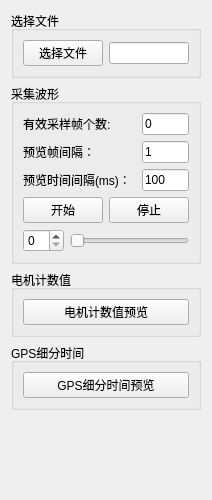
            <widget class="QWidget" name="page_4">
             <property name="geometry">
              <rect>
               <x>0</x>
               <y>0</y>
               <width>205</width>
               <height>500</height>
              </rect>
             </property>
             <attribute name="label">
              <string>离线文件预览（注意雷达类型和数据匹配)</string>
             </attribute>
             <layout class="QVBoxLayout" name="verticalLayout_8">
              <item>
               <widget class="QGroupBox" name="groupBox_6">
                <property name="title">
                 <string>选择文件</string>
                </property>
                <layout class="QGridLayout" name="gridLayout_3">
                 <item row="2" column="1" colspan="2">
                  <widget class="QLineEdit" name="lineEdit_selectShowFile">
                   <property name="sizePolicy">
                    <sizepolicy hsizetype="Preferred" vsizetype="Fixed">
                     <horstretch>0</horstretch>
                     <verstretch>0</verstretch>
                    </sizepolicy>
                   </property>
                   <property name="readOnly">
                    <bool>true</bool>
                   </property>
                  </widget>
                 </item>
                 <item row="2" column="0">
                  <widget class="QPushButton" name="btn_selectOfflineFile">
                   <property name="text">
                    <string>选择文件</string>
                   </property>
                  </widget>
                 </item>
                </layout>
               </widget>
              </item>
              <item>
               <widget class="QGroupBox" name="groupBox">
                <property name="title">
                 <string>采集波形</string>
                </property>
                <layout class="QGridLayout" name="gridLayout_15">
                 <item row="0" column="0" colspan="3">
                  <widget class="QLabel" name="lable_validFrameNum">
                   <property name="text">
                    <string>有效采样帧个数:</string>
                   </property>
                  </widget>
                 </item>
                 <item row="0" column="3">
                  <widget class="QLineEdit" name="lineEdit_validFrameNum">
                   <property name="sizePolicy">
                    <sizepolicy hsizetype="Preferred" vsizetype="Fixed">
                     <horstretch>0</horstretch>
                     <verstretch>0</verstretch>
                    </sizepolicy>
                   </property>
                   <property name="text">
                    <string>0</string>
                   </property>
                   <property name="readOnly">
                    <bool>true</bool>
                   </property>
                  </widget>
                 </item>
                 <item row="1" column="0" colspan="2">
                  <widget class="QLabel" name="label_6">
                   <property name="text">
                    <string>预览帧间隔：</string>
                   </property>
                  </widget>
                 </item>
                 <item row="1" column="3">
                  <widget class="QLineEdit" name="lineEdit_previewFrameInterval">
                   <property name="sizePolicy">
                    <sizepolicy hsizetype="Preferred" vsizetype="Fixed">
                     <horstretch>0</horstretch>
                     <verstretch>0</verstretch>
                    </sizepolicy>
                   </property>
                   <property name="text">
                    <string>1</string>
                   </property>
                   <property name="readOnly">
                    <bool>false</bool>
                   </property>
                  </widget>
                 </item>
                 <item row="2" column="0" colspan="3">
                  <widget class="QLabel" name="label_19">
                   <property name="text">
                    <string>预览时间间隔(ms)：</string>
                   </property>
                  </widget>
                 </item>
                 <item row="2" column="3">
                  <widget class="QLineEdit" name="lineEdit_previewTimeInterval">
                   <property name="sizePolicy">
                    <sizepolicy hsizetype="Preferred" vsizetype="Fixed">
                     <horstretch>0</horstretch>
                     <verstretch>0</verstretch>
                    </sizepolicy>
                   </property>
                   <property name="text">
                    <string>100</string>
                   </property>
                  </widget>
                 </item>
                 <item row="3" column="0" colspan="2">
                  <widget class="QPushButton" name="bt_showWave">
                   <property name="sizePolicy">
                    <sizepolicy hsizetype="Preferred" vsizetype="Fixed">
                     <horstretch>0</horstretch>
                     <verstretch>0</verstretch>
                    </sizepolicy>
                   </property>
                   <property name="text">
                    <string>开始</string>
                   </property>
                  </widget>
                 </item>
                 <item row="3" column="2" colspan="2">
                  <widget class="QPushButton" name="btn_stopShowWave">
                   <property name="sizePolicy">
                    <sizepolicy hsizetype="Preferred" vsizetype="Fixed">
                     <horstretch>0</horstretch>
                     <verstretch>0</verstretch>
                    </sizepolicy>
                   </property>
                   <property name="text">
                    <string>停止</string>
                   </property>
                  </widget>
                 </item>
                 <item row="4" column="0">
                  <widget class="QSpinBox" name="spin_framePos">
                   <property name="sizePolicy">
                    <sizepolicy hsizetype="Minimum" vsizetype="Minimum">
                     <horstretch>0</horstretch>
                     <verstretch>0</verstretch>
                    </sizepolicy>
                   </property>
                   <property name="maximumSize">
                    <size>
                     <width>16777215</width>
                     <height>16777215</height>
                    </size>
                   </property>
                  </widget>
                 </item>
                 <item row="4" column="1" colspan="3">
                  <widget class="QSlider" name="slider_framePos">
                   <property name="orientation">
                    <enum>Qt::Horizontal</enum>
                   </property>
                  </widget>
                 </item>
                </layout>
               </widget>
              </item>
              <item>
               <widget class="QGroupBox" name="groupBox_15">
                <property name="title">
                 <string>电机计数值</string>
                </property>
                <layout class="QHBoxLayout" name="horizontalLayout_5">
                 <item>
                  <widget class="QPushButton" name="btn_showMotorCnt">
                   <property name="text">
                    <string>电机计数值预览</string>
                   </property>
                  </widget>
                 </item>
                </layout>
               </widget>
              </item>
              <item>
               <widget class="QGroupBox" name="groupBox_16">
                <property name="title">
                 <string>GPS细分时间</string>
                </property>
                <layout class="QHBoxLayout" name="horizontalLayout_6">
                 <item>
                  <widget class="QPushButton" name="btn_showGpsSubTime">
                   <property name="text">
                    <string>GPS细分时间预览</string>
                   </property>
                  </widget>
                 </item>
                </layout>
               </widget>
              </item>
              <item>
               <spacer name="verticalSpacer_3">
                <property name="orientation">
                 <enum>Qt::Vertical</enum>
                </property>
                <property name="sizeHint" stdset="0">
                 <size>
                  <width>20</width>
                  <height>40</height>
                 </size>
                </property>
               </spacer>
              </item>
             </layout>
            </widget>
